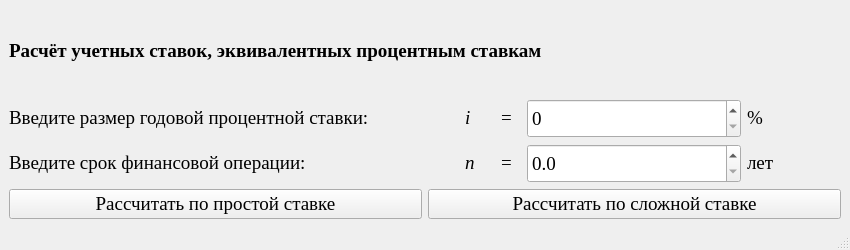
<?xml version="1.0" encoding="UTF-8"?>
<ui version="4.0">
 <class>MainWindow</class>
 <widget class="QMainWindow" name="MainWindow">
  <property name="geometry">
   <rect>
    <x>0</x>
    <y>0</y>
    <width>850</width>
    <height>250</height>
   </rect>
  </property>
  <property name="minimumSize">
   <size>
    <width>850</width>
    <height>250</height>
   </size>
  </property>
  <property name="maximumSize">
   <size>
    <width>850</width>
    <height>250</height>
   </size>
  </property>
  <property name="windowTitle">
   <string>Расчёт учетных ставок, эквивалентных процентным ставкам</string>
  </property>
  <widget class="QWidget" name="centralwidget">
   <layout class="QGridLayout" name="gridLayout_5">
    <item row="0" column="0">
     <widget class="QLabel" name="label_11">
      <property name="minimumSize">
       <size>
        <width>400</width>
        <height>35</height>
       </size>
      </property>
      <property name="font">
       <font>
        <family>Times New Roman</family>
        <pointsize>14</pointsize>
        <weight>75</weight>
        <bold>true</bold>
       </font>
      </property>
      <property name="text">
       <string>&lt;html&gt;&lt;head/&gt;&lt;body&gt;&lt;p&gt;Расчёт учетных ставок, эквивалентных процентным ставкам &lt;/p&gt;&lt;/body&gt;&lt;/html&gt;</string>
      </property>
     </widget>
    </item>
    <item row="1" column="0">
     <layout class="QGridLayout" name="gridLayout_3">
      <item row="0" column="0">
       <layout class="QGridLayout" name="gridLayout">
        <item row="0" column="0">
         <widget class="QLabel" name="label">
          <property name="minimumSize">
           <size>
            <width>450</width>
            <height>35</height>
           </size>
          </property>
          <property name="font">
           <font>
            <family>Times New Roman</family>
            <pointsize>14</pointsize>
           </font>
          </property>
          <property name="text">
           <string>&lt;html&gt;&lt;head/&gt;&lt;body&gt;&lt;p&gt;Введите размер годовой процентной ставки: &lt;/p&gt;&lt;/body&gt;&lt;/html&gt;</string>
          </property>
         </widget>
        </item>
        <item row="0" column="1">
         <widget class="QLabel" name="label_2">
          <property name="minimumSize">
           <size>
            <width>30</width>
            <height>0</height>
           </size>
          </property>
          <property name="maximumSize">
           <size>
            <width>30</width>
            <height>16777215</height>
           </size>
          </property>
          <property name="font">
           <font>
            <family>Times New Roman</family>
            <pointsize>14</pointsize>
            <italic>true</italic>
           </font>
          </property>
          <property name="text">
           <string>&lt;html&gt;&lt;head/&gt;&lt;body&gt;&lt;p&gt;i&lt;/p&gt;&lt;/body&gt;&lt;/html&gt;</string>
          </property>
         </widget>
        </item>
        <item row="0" column="2">
         <widget class="QLabel" name="label_3">
          <property name="minimumSize">
           <size>
            <width>20</width>
            <height>0</height>
           </size>
          </property>
          <property name="maximumSize">
           <size>
            <width>20</width>
            <height>16777215</height>
           </size>
          </property>
          <property name="font">
           <font>
            <family>Times New Roman</family>
            <pointsize>14</pointsize>
           </font>
          </property>
          <property name="text">
           <string>&lt;html&gt;&lt;head/&gt;&lt;body&gt;&lt;p&gt;=&lt;/p&gt;&lt;/body&gt;&lt;/html&gt;</string>
          </property>
         </widget>
        </item>
        <item row="0" column="3">
         <widget class="QDoubleSpinBox" name="doubleSpinBox">
          <property name="minimumSize">
           <size>
            <width>214</width>
            <height>25</height>
           </size>
          </property>
          <property name="maximumSize">
           <size>
            <width>16777215</width>
            <height>220</height>
           </size>
          </property>
          <property name="font">
           <font>
            <family>Times New Roman</family>
            <pointsize>14</pointsize>
           </font>
          </property>
          <property name="decimals">
           <number>0</number>
          </property>
         </widget>
        </item>
        <item row="0" column="4">
         <widget class="QLabel" name="label_4">
          <property name="minimumSize">
           <size>
            <width>45</width>
            <height>0</height>
           </size>
          </property>
          <property name="maximumSize">
           <size>
            <width>45</width>
            <height>16777215</height>
           </size>
          </property>
          <property name="font">
           <font>
            <family>Times New Roman</family>
            <pointsize>14</pointsize>
           </font>
          </property>
          <property name="text">
           <string>&lt;html&gt;&lt;head/&gt;&lt;body&gt;&lt;p&gt;%&lt;/p&gt;&lt;/body&gt;&lt;/html&gt;</string>
          </property>
         </widget>
        </item>
        <item row="0" column="5">
         <widget class="QLabel" name="label_5">
          <property name="text">
           <string/>
          </property>
         </widget>
        </item>
       </layout>
      </item>
      <item row="1" column="0">
       <layout class="QGridLayout" name="gridLayout_2">
        <item row="0" column="0">
         <widget class="QLabel" name="label_6">
          <property name="minimumSize">
           <size>
            <width>450</width>
            <height>35</height>
           </size>
          </property>
          <property name="font">
           <font>
            <family>Times New Roman</family>
            <pointsize>14</pointsize>
           </font>
          </property>
          <property name="text">
           <string>&lt;html&gt;&lt;head/&gt;&lt;body&gt;&lt;p&gt;Введите срок финансовой операции:&lt;/p&gt;&lt;/body&gt;&lt;/html&gt;</string>
          </property>
         </widget>
        </item>
        <item row="0" column="1">
         <widget class="QLabel" name="label_7">
          <property name="minimumSize">
           <size>
            <width>30</width>
            <height>0</height>
           </size>
          </property>
          <property name="maximumSize">
           <size>
            <width>30</width>
            <height>16777215</height>
           </size>
          </property>
          <property name="font">
           <font>
            <family>Times New Roman</family>
            <pointsize>14</pointsize>
            <italic>true</italic>
           </font>
          </property>
          <property name="text">
           <string>&lt;html&gt;&lt;head/&gt;&lt;body&gt;&lt;p&gt;n&lt;/p&gt;&lt;/body&gt;&lt;/html&gt;</string>
          </property>
         </widget>
        </item>
        <item row="0" column="2">
         <widget class="QLabel" name="label_8">
          <property name="minimumSize">
           <size>
            <width>20</width>
            <height>0</height>
           </size>
          </property>
          <property name="maximumSize">
           <size>
            <width>20</width>
            <height>16777215</height>
           </size>
          </property>
          <property name="font">
           <font>
            <family>Times New Roman</family>
            <pointsize>14</pointsize>
           </font>
          </property>
          <property name="text">
           <string>&lt;html&gt;&lt;head/&gt;&lt;body&gt;&lt;p&gt;=&lt;/p&gt;&lt;/body&gt;&lt;/html&gt;</string>
          </property>
         </widget>
        </item>
        <item row="0" column="3">
         <widget class="QDoubleSpinBox" name="doubleSpinBox_2">
          <property name="minimumSize">
           <size>
            <width>214</width>
            <height>25</height>
           </size>
          </property>
          <property name="maximumSize">
           <size>
            <width>16777215</width>
            <height>220</height>
           </size>
          </property>
          <property name="font">
           <font>
            <family>Times New Roman</family>
            <pointsize>14</pointsize>
           </font>
          </property>
          <property name="decimals">
           <number>1</number>
          </property>
          <property name="singleStep">
           <double>0.100000000000000</double>
          </property>
         </widget>
        </item>
        <item row="0" column="4">
         <widget class="QLabel" name="label_9">
          <property name="minimumSize">
           <size>
            <width>45</width>
            <height>0</height>
           </size>
          </property>
          <property name="maximumSize">
           <size>
            <width>45</width>
            <height>16777215</height>
           </size>
          </property>
          <property name="font">
           <font>
            <family>Times New Roman</family>
            <pointsize>14</pointsize>
           </font>
          </property>
          <property name="text">
           <string>&lt;html&gt;&lt;head/&gt;&lt;body&gt;&lt;p&gt;лет&lt;/p&gt;&lt;/body&gt;&lt;/html&gt;</string>
          </property>
         </widget>
        </item>
        <item row="0" column="5">
         <widget class="QLabel" name="label_10">
          <property name="text">
           <string/>
          </property>
         </widget>
        </item>
       </layout>
      </item>
     </layout>
    </item>
    <item row="2" column="0">
     <layout class="QGridLayout" name="gridLayout_4">
      <item row="0" column="0">
       <widget class="QPushButton" name="pushButton">
        <property name="font">
         <font>
          <family>Times New Roman</family>
          <pointsize>14</pointsize>
         </font>
        </property>
        <property name="text">
         <string>Рассчитать по простой ставке</string>
        </property>
       </widget>
      </item>
      <item row="0" column="1">
       <widget class="QPushButton" name="pushButton_2">
        <property name="font">
         <font>
          <family>Times New Roman</family>
          <pointsize>14</pointsize>
         </font>
        </property>
        <property name="text">
         <string>Рассчитать по сложной ставке</string>
        </property>
       </widget>
      </item>
     </layout>
    </item>
   </layout>
  </widget>
  <widget class="QStatusBar" name="statusbar"/>
 </widget>
 <resources/>
 <connections/>
</ui>
